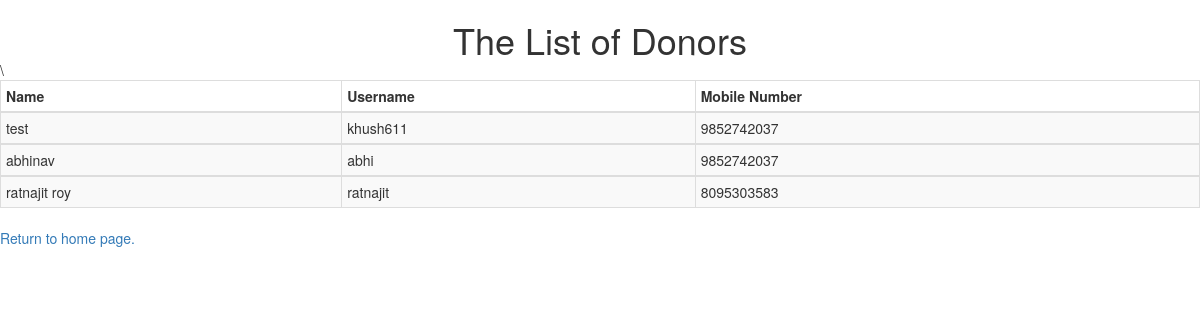
/donor, run on an earlier commit of the app's database.
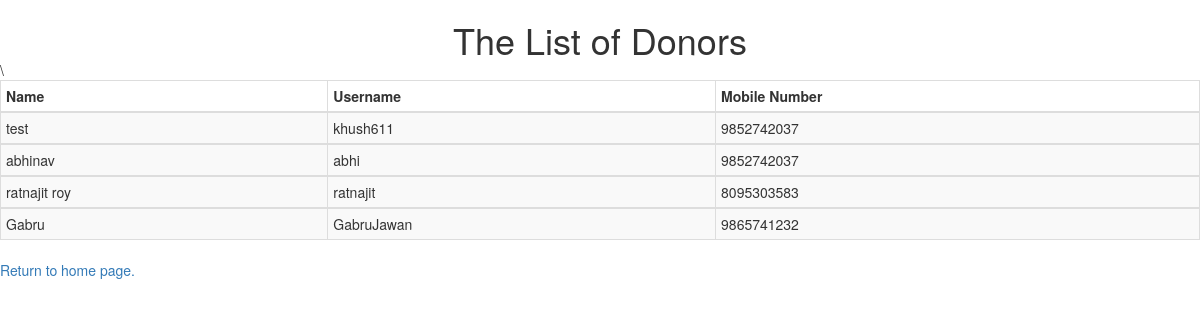
And on a later commit of the database.
### MedicalDonation/models.py (models this page shows, shortened)
class Doner(models.Model):
    name = models.CharField(max_length=64)
    address = models.CharField(max_length=128,unique=True)
    pinCode = models.IntegerField()
    Phone_no = models.IntegerField()
    BirthDate = models.DateField()
    UID = models.IntegerField(unique=True)
    email = models.EmailField(max_length=64)
    username = models.CharField(max_length=16,unique=True)
    password = models.CharField(max_length=16)
    image = models.FileField(upload_to='photos/doner')

### MedicalDonation/views.py (the view)
# urls.py: path("donor", views.donors, name= "Donor_view"),
def donors(request):
    context = {
    "donors": Doner.objects.all()
    }
    return render(request, "MedicalDonation/donor.html",context)

### MedicalDonation/templates/MedicalDonation/donor.html (shortened to what this page needs)
<!DOCTYPE html>
<html lang="en" dir="ltr">
  <head>
    <link rel="stylesheet" href="https://maxcdn.bootstrapcdn.com/bootstrap/3.3.7/css/bootstrap.min.css">
  </head>
  <body>
    <h1 class="nav nav-pills nav-stacked" data-spy="affix" data-offset-top="205" style="text-align: center">The List of Donors</h1>
    {% load static %}
    <div class="">
      <table border="1" class="table table-striped table-bordered table-hover table-condensed">
        <thead>
          <th> <b>Name</b> </th>
          <th> <b>Username</b>  </th>
          <th> <b>Mobile Number</b> </th>
        </thead>
        {% for doner in donors %}
        <tbody>
            <td>{{doner.name}}</td>
            <td>{{doner.username}}</td>
            <td>{{doner.Phone_no}}</td>
        </tbody>
            {% endfor  %}
\      </table>
      <a href="/">Return to home page.</a>
    </div>
  </body>
</html>

What changed in the data, as far as the page shows it:
added Doner: name "Gabru", username "GabruJawan", Phone_no "9865741232"
